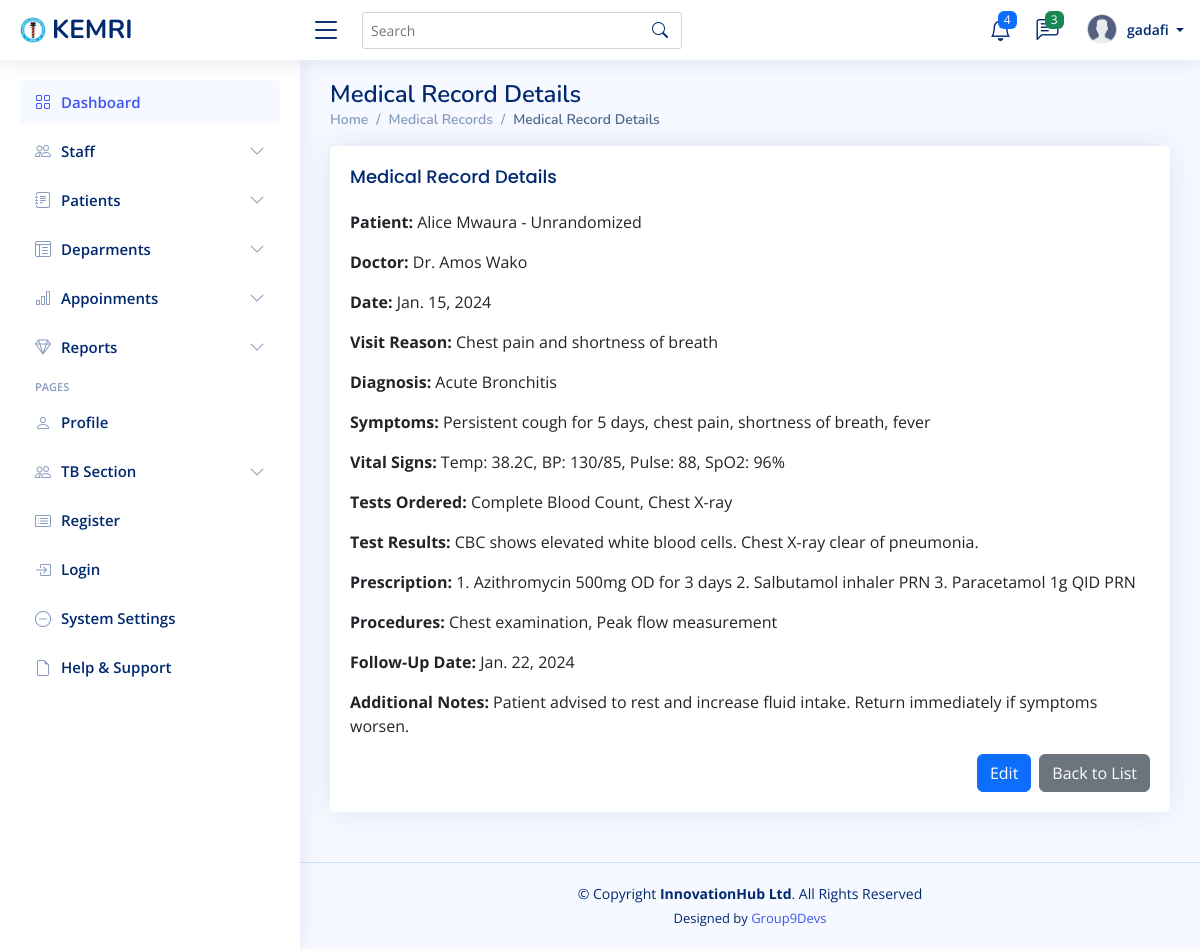
Page /medical-records/1/ (signed in) on the committed database.
### mtwapa_branch/models.py (models this page shows, shortened)
class MedicalRecord(models.Model):
    patient = models.ForeignKey(Patient, on_delete=models.CASCADE)
    doctor = models.ForeignKey(Doctor, on_delete=models.SET_NULL, null=True)
    date = models.DateField()
    visit_reason = models.CharField(max_length=255, blank=True, null=True)  # Reason for visit
    diagnosis = models.TextField()  # Diagnosis details
    symptoms = models.TextField(blank=True, null=True)  # Symptoms reported by the patient
    physical_examination = models.TextField(blank=True, null=True)  # Doctor's observations during examination
    vital_signs = models.CharField(max_length=255, blank=True, null=True)  # Example: "Temp: 37.5°C, BP: 120/80"
    tests_ordered = models.TextField(blank=True, null=True)  # Tests requested by the doctor
    test_results = models.TextField(blank=True, null=True)  # Results of tests conducted
    prescription = models.TextField(blank=True, null=True)  # Medications prescribed
    procedures = models.TextField(blank=True, null=True)  # Any procedures performed
    follow_up_date = models.DateField(blank=True, null=True)  # Next scheduled visit
    additional_notes = models.TextField(blank=True, null=True)  # Any additional observations or instructions
    created_at = models.DateTimeField(auto_now_add=True)
    updated_at = models.DateTimeField(auto_now=True)

class Patient(models.Model):
    first_name = models.CharField(max_length=100)
    last_name = models.CharField(max_length=100)
    phone = models.CharField(max_length=100)
    gender = models.CharField(
        max_length=10,
        choices=[('Male', 'Male'), ('Female', 'Female'), ('Other', 'Other')],
        blank=True,
        null=True
    )
    email = models.EmailField(max_length=100 , blank=True, null=True )
    Identification_no= models.CharField(max_length=100 , blank=True, null=True)
    date_of_birth = models.DateField()
    address = models.TextField()
    emergency_contact_name = models.CharField(max_length=100)
    emergency_contact_number = models.CharField(max_length=15)
    blood_type = models.CharField(max_length=3, blank=True, null=True)
    allergies = models.TextField(blank=True, null=True)
    chronic_conditions = models.TextField(blank=True, null=True)
    medical_history = models.TextField(blank=True, null=True)
    insurance_provider = models.CharField(max_length=100, blank=True, null=True)
    profile_picture = models.ImageField(upload_to='patient_profiles/', blank=True, null=True)
    date_added = models.DateTimeField( blank=True, null=True )
    hiv_status = models.CharField(
        max_length=10,
        choices=[('Positive', 'Positive'), ('Negative', 'Negative')],
        blank=True,
        null=True
    )
    oft_status = models.CharField(
        max_length=10,
        choices=[('Positive', 'Positive'), ('Negative', 'Negative')],
        blank=True,
        null=True
    )
    mtb_a_status = models.CharField(
        max_length=15,
        choices=[('Detected', 'Detected'), ('Not Detected', 'Not Detected')],
        blank=True,
        null=True
    )
    pregnancy_status = models.CharField(
        max_length=10,
        choices=[('Positive', 'Positive'), ('Negative', 'Negative')],
        blank=True,
        null=True
    )
    randomization_status = models.CharField(
        max_length=15,
        choices=[('Randomized', 'Randomized'), ('Unrandomized', 'Unrandomized')],
        blank=True,
        null=True
    )
    def __str__(self):
        return f"{self.first_name} {self.last_name} - {self.randomization_status}"

class Doctor(models.Model):
    first_name = models.CharField(max_length=100)
    last_name = models.CharField(max_length=100)
    gender = models.CharField(
        max_length=10,
        choices=[('Male', 'Male'), ('Female', 'Female'), ('Other', 'Other')],
        blank=True,
        null=True
    )
    phone = models.CharField(max_length=100)
    emergency_contact_name = models.CharField(max_length=100, blank=True, null=True)
    emergency_contact_phone = models.CharField(max_length=15, blank=True, null=True)
    address = models.CharField(max_length=100)
    identification_no = models.CharField(max_length=100)
    specialization = models.CharField(max_length=100)
    department = models.ForeignKey(
        'Department',
        on_delete=models.SET_NULL,
        null=True,
        related_name='doctors'  # Custom related_name to avoid clash
    )
    years_of_experience = models.PositiveIntegerField()
    available_days = models.CharField(max_length=255)  # e.g., "Monday, Wednesday, Friday"
    profile_picture = models.ImageField(upload_to='doctor_profiles/', blank=True, null=True)
    username = models.CharField(max_length=150, unique=True, blank=True, null=True)  # New field added

### mtwapa_branch/views.py (the view)
# urls.py: path('medical-records/<int:pk>/', views.medical_record_detail, name='medical_record_detail'),
@login_required
def medical_record_detail(request, pk):
    record = get_object_or_404(MedicalRecord, pk=pk)
    return render(request, 'medical_record/medical_record_detail.html', {'record': record})

### templates/medical_record/medical_record_detail.html
{% extends "base/base.html" %}
{% block content %}
<div class="pagetitle">
    <h1>Medical Record Details</h1>
    <nav>
        <ol class="breadcrumb">
            <li class="breadcrumb-item"><a href="{% url 'dashboard' %}">Home</a></li>
            <li class="breadcrumb-item"><a href="{% url 'medical_record_list' %}">Medical Records</a></li>
            <li class="breadcrumb-item active">Medical Record Details</li>
        </ol>
    </nav>
</div>
<section class="section">
    <div class="row">
        <div class="col-lg-12">
            <div class="card">
                <div class="card-body">
                    <h5 class="card-title">Medical Record Details</h5>
                    <div class="mb-3">
                        <p><strong>Patient:</strong> {{ record.patient }}</p>
                        <p><strong>Doctor:</strong> Dr. {{ record.doctor.first_name }} {{ record.doctor.last_name }}</p>
                        <p><strong>Date:</strong> {{ record.date }}</p>
                        <p><strong>Visit Reason:</strong> {{ record.visit_reason }}</p>
                        <p><strong>Diagnosis:</strong> {{ record.diagnosis }}</p>
                        <p><strong>Symptoms:</strong> {{ record.symptoms }}</p>
                        <p><strong>Vital Signs:</strong> {{ record.vital_signs }}</p>
                        <p><strong>Tests Ordered:</strong> {{ record.tests_ordered }}</p>
                        <p><strong>Test Results:</strong> {{ record.test_results }}</p>
                        <p><strong>Prescription:</strong> {{ record.prescription }}</p>
                        <p><strong>Procedures:</strong> {{ record.procedures }}</p>
                        <p><strong>Follow-Up Date:</strong> {{ record.follow_up_date }}</p>
                        <p><strong>Additional Notes:</strong> {{ record.additional_notes }}</p>
                    </div>
                    <div class="d-flex justify-content-end">
                        <a href="{% url 'medical_record_update' record.pk %}" class="btn btn-primary me-2">Edit</a>
                        <a href="{% url 'medical_record_list' %}" class="btn btn-secondary">Back to List</a>
                    </div>
                </div>
            </div>
        </div>
    </div>
</section>
{% endblock %}

### templates/base/navbar.html (shortened to what this page needs)
{% load static %}
<header id="header" class="header fixed-top d-flex align-items-center">
    <div class="d-flex align-items-center justify-content-between">
      <a href="{% url 'dashboard'%}" class="logo d-flex align-items-center">
        <img src="{% static 'assets/img/kemrilogo.png'%}" alt="">
        <span class="d-none d-lg-block">KEMRI</span>
      </a>
      <i class="bi bi-list toggle-sidebar-btn"></i>
    </div>
    <div class="search-bar">
      <form class="search-form d-flex align-items-center" method="POST" action="#">
        <input type="text" name="query" placeholder="Search" title="Enter search keyword">
        <button type="submit" title="Search"><i class="bi bi-search"></i></button>
      </form>
    </div>
    <nav class="header-nav ms-auto">
      <ul class="d-flex align-items-center">
        <li class="nav-item dropdown">
          <a class="nav-link nav-icon" href="#" data-bs-toggle="dropdown">
            <i class="bi bi-bell"></i>
            <span class="badge bg-primary badge-number">4</span>
          </a>
            </li>
          </ul>
        <li class="nav-item dropdown">
          <a class="nav-link nav-icon" href="#" data-bs-toggle="dropdown">
            <i class="bi bi-chat-left-text"></i>
            <span class="badge bg-success badge-number">3</span>
          </a>
        </li>
        <li class="nav-item dropdown pe-3">
          <a class="nav-link nav-profile d-flex align-items-center pe-0" href="#" data-bs-toggle="dropdown">
            <img src="{% static 'assets/img/profile.png'%}" alt="Profile" class="rounded-circle">
            <span class="d-none d-md-block dropdown-toggle ps-2">
              {% if user.is_authenticated %}
                   {{ user.username }}
              {% else %}
                  Admin
              {% endif %}
            </span>
          </a>
        </li>
    </nav>
  </header>

### static/assets/css/style.css (style rules this page uses)
:root { scroll-behavior: smooth; }
body { font-family: "Open Sans", sans-serif; background: #f6f9ff; color: #444444; }
a { color: #4154f1; text-decoration: none; }
h1, h2, h3, h4, h5, h6 { font-family: "Nunito", sans-serif; }
.pagetitle { margin-bottom: 10px; }
.pagetitle h1 { font-size: 24px; margin-bottom: 0; font-weight: 600; color: #012970; }
.card { margin-bottom: 30px; border: none; border-radius: 5px; box-shadow: 0px 0 30px rgba(1, 41, 112, 0.1); }
.card-title { padding: 20px 0 15px 0; font-size: 18px; font-weight: 500; color: #012970; font-family: "Poppins", sans-serif; }
.card-body { padding: 0 20px 20px 20px; }
.breadcrumb { font-size: 14px; font-family: "Nunito", sans-serif; color: #899bbd; font-weight: 600; }
.breadcrumb a { color: #899bbd; transition: 0.3s; }
.breadcrumb .breadcrumb-item::before { color: #899bbd; }
.breadcrumb .active { color: #51678f; font-weight: 600; }
.logo { line-height: 1; }
@media (min-width: 1200px) { .logo { width: 280px; } }
.logo img { max-height: 26px; margin-right: 6px; }
.logo span { font-size: 26px; font-weight: 700; color: #012970; font-family: "Nunito", sans-serif; }
.header { transition: all 0.5s; z-index: 997; height: 60px; box-shadow: 0px 2px 20px rgba(1, 41, 112, 0.1); background-color: #fff; padding-left: 20px; }
.header .toggle-sidebar-btn { font-size: 32px; padding-left: 10px; cursor: pointer; color: #012970; }
.header .search-bar { min-width: 360px; padding: 0 20px; }
.header .search-form { width: 100%; }
.header .search-form input { border: 0; font-size: 14px; color: #012970; border: 1px solid rgba(1, 41, 112, 0.2); padding: 7px 38px 7px 8px; border-radius: 3px; transition: 0.3s; width: 100%; }
.header .search-form button { border: 0; padding: 0; margin-left: -30px; background: none; }
.header .search-form button i { color: #012970; }
.header-nav ul { list-style: none; }
.header-nav>ul { margin: 0; padding: 0; }
.header-nav .nav-icon { font-size: 22px; color: #012970; margin-right: 25px; position: relative; }
.header-nav .nav-profile { color: #012970; }
.header-nav .nav-profile img { max-height: 36px; }
.header-nav .nav-profile span { font-size: 14px; font-weight: 600; }
.header-nav .badge-number { position: absolute; inset: -2px -5px auto auto; font-weight: normal; font-size: 12px; padding: 3px 6px; }

### rows in the picture
MedicalRecord: patient "Alice Mwaura - Unrandomized", doctor.first_name "Amos", doctor.last_name "Wako", date "Jan. 15, 2024", visit_reason "Chest pain and shortness of breath", diagnosis "Acute Bronchitis", symptoms "Persistent cough for 5 days, chest pain, shortness of breath, fever", vital_signs "Temp: 38.2C, BP: 130/85, Pulse: 88, SpO2: 96%", tests_ordered "Complete Blood Count, Chest X-ray", test_results "CBC shows elevated white blood cells. Chest X-ray clear of pneumonia.", prescription "1. Azithromycin 500mg OD for 3 days 2. Salbutamol inhaler PRN 3. Paracetamol 1g QID PRN", procedures "Chest examination, Peak flow measurement", follow_up_date "Jan. 22, 2024", additional_notes "Patient advised to rest and increase fluid intake. Return immediately if symptoms worsen."

### other values in the picture
{{ user.username }} "gadafi"
